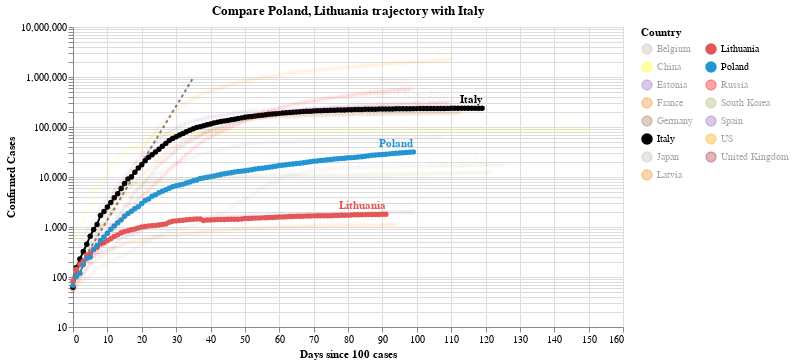

Here is the notebook cell this chart was saved with:
### Code cell
#hide_input
chart2 = make_since_chart(dff2, ['Poland', 'Lithuania'], baseline_countries)
chart2

### Figure 1 — Vega-Lite specification as saved in the notebook (floating-point values rounded to 4 significant figures; data arrays with more than 128 entries replaced by an {"elided": "..."} marker saying what was removed)
{"config": {"view": {"continuousWidth": 400, "continuousHeight": 300}}, "layer": [{"data": {"name": "data-628230001892d6798b50651be41d1b3e"}, "mark": {"type": "line", "color": "black", "opacity": 0.5, "strokeDash": [3, 3]}, "encoding": {"x": {"type": "quantitative", "field": "Days since 100 cases"}, "y": {"type": "quantitative", "field": "Confirmed Cases"}}}, {"data": {"name": "data-e3fc917d8b6276f2a28745cd4959f71d"}, "mark": {"type": "line", "point": true}, "encoding": {"color": {"type": "nominal", "field": "Country", "legend": {"columns": 2}, "scale": {"domain": ["Belgium", "China", "Estonia", "France", "Germany", "Italy", "Japan", "Latvia", "Lithuania", "Poland", "Russia", "South Korea", "Spain", "US", "United Kingdom"], "range": ["#C1B7AD", "yellow", "#9467bd", "#F58518", "#9D755D", "black", "#C1B7AD", "#F58518", "#E45756", "#2495D3", "red", "#A1BA59", "#9467bd", "orange", "brown"]}}, "opacity": {"condition": {"value": 1, "selection": "selector004"}, "value": 0.05}, "tooltip": [{"type": "nominal", "field": "Country"}, {"type": "temporal", "field": "Date"}, {"type": "quantitative", "field": "Confirmed Cases"}, {"type": "quantitative", "field": "Days since 100 cases"}], "x": {"type": "quantitative", "field": "Days since 100 cases"}, "y": {"type": "quantitative", "field": "Confirmed Cases", "scale": {"type": "log"}}}, "selection": {"selector004": {"type": "multi", "fields": ["Country"], "bind": "legend", "init": [{"Country": "Poland"}, {"Country": "Lithuania"}, {"Country": "Italy"}]}}, "width": 550}, {"data": {"name": "data-e3fc917d8b6276f2a28745cd4959f71d"}, "mark": {"type": "text", "align": "right", "dy": -8, "fontWeight": "bold"}, "encoding": {"color": {"type": "nominal", "field": "Country", "legend": {"columns": 2}, "scale": {"domain": ["Belgium", "China", "Estonia", "France", "Germany", "Italy", "Japan", "Latvia", "Lithuania", "Poland", "Russia", "South Korea", "Spain", "US", "United Kingdom"], "range": ["#C1B7AD", "yellow", "#9467bd", "#F58518", "#9D755D", "black", "#C1B7AD", "#F58518", "#E45756", "#2495D3", "red", "#A1BA59", "#9467bd", "orange", "brown"]}}, "opacity": {"condition": {"value": 1, "selection": "selector004"}, "value": 0.05}, "text": {"type": "nominal", "field": "Country"}, "tooltip": [{"type": "nominal", "field": "Country"}, {"type": "temporal", "field": "Date"}, {"type": "quantitative", "field": "Confirmed Cases"}, {"type": "quantitative", "field": "Days since 100 cases"}], "x": {"type": "quantitative", "field": "Days since 100 cases"}, "y": {"type": "quantitative", "field": "Confirmed Cases", "scale": {"type": "log"}}}, "transform": [{"filter": "(datum['Date'] >= 1592611200000)"}], "width": 550}], "title": "Compare Poland, Lithuania trajectory with Italy", "$schema": "https://vega.github.io/schema/vega-lite/v4.0.2.json", "datasets": {"data-628230001892d6798b50651be41d1b3e": [{"Days since 100 cases": 0, "Confirmed Cases": 100.0}, {"Days since 100 cases": 1, "Confirmed Cases": 130.0}, {"Days since 100 cases": 2, "Confirmed Cases": 169.0}, {"Days since 100 cases": 3, "Confirmed Cases": 219.7}, {"Days since 100 cases": 4, "Confirmed Cases": 285.6}, {"Days since 100 cases": 5, "Confirmed Cases": 371.3}, {"Days since 100 cases": 6, "Confirmed Cases": 482.7}, {"Days since 100 cases": 7, "Confirmed Cases": 627.5}, {"Days since 100 cases": 8, "Confirmed Cases": 815.7}, {"Days since 100 cases": 9, "Confirmed Cases": 1060.0}, {"Days since 100 cases": 10, "Confirmed Cases": 1379.0}, {"Days since 100 cases": 11, "Confirmed Cases": 1792.0}, {"Days since 100 cases": 12, "Confirmed Cases": 2330.0}, {"Days since 100 cases": 13, "Confirmed Cases": 3029.0}, {"Days since 100 cases": 14, "Confirmed Cases": 3937.0}, {"Days since 100 cases": 15, "Confirmed Cases": 5119.0}, {"Days since 100 cases": 16, "Confirmed Cases": 6654.0}, {"Days since 100 cases": 17, "Confirmed Cases": 8650.0}, {"Days since 100 cases": 18, "Confirmed Cases": 11250.0}, {"Days since 100 cases": 19, "Confirmed Cases": 14620.0}, {"Days since 100 cases": 20, "Confirmed Cases": 19000.0}, {"Days since 100 cases": 21, "Confirmed Cases": 24710.0}, {"Days since 100 cases": 22, "Confirmed Cases": 32120.0}, {"Days since 100 cases": 23, "Confirmed Cases": 41750.0}, {"Days since 100 cases": 24, "Confirmed Cases": 54280.0}, {"Days since 100 cases": 25, "Confirmed Cases": 70560.0}, {"Days since 100 cases": 26, "Confirmed Cases": 91730.0}, {"Days since 100 cases": 27, "Confirmed Cases": 119300.0}, {"Days since 100 cases": 28, "Confirmed Cases": 155000.0}, {"Days since 100 cases": 29, "Confirmed Cases": 201500.0}, {"Days since 100 cases": 30, "Confirmed Cases": 262000.0}, {"Days since 100 cases": 31, "Confirmed Cases": 340600.0}, {"Days since 100 cases": 32, "Confirmed Cases": 442800.0}, {"Days since 100 cases": 33, "Confirmed Cases": 575600.0}, {"Days since 100 cases": 34, "Confirmed Cases": 748300.0}, {"Days since 100 cases": 35, "Confirmed Cases": 972800.0}], "data-e3fc917d8b6276f2a28745cd4959f71d": {"elided": "1673 records"}}}
